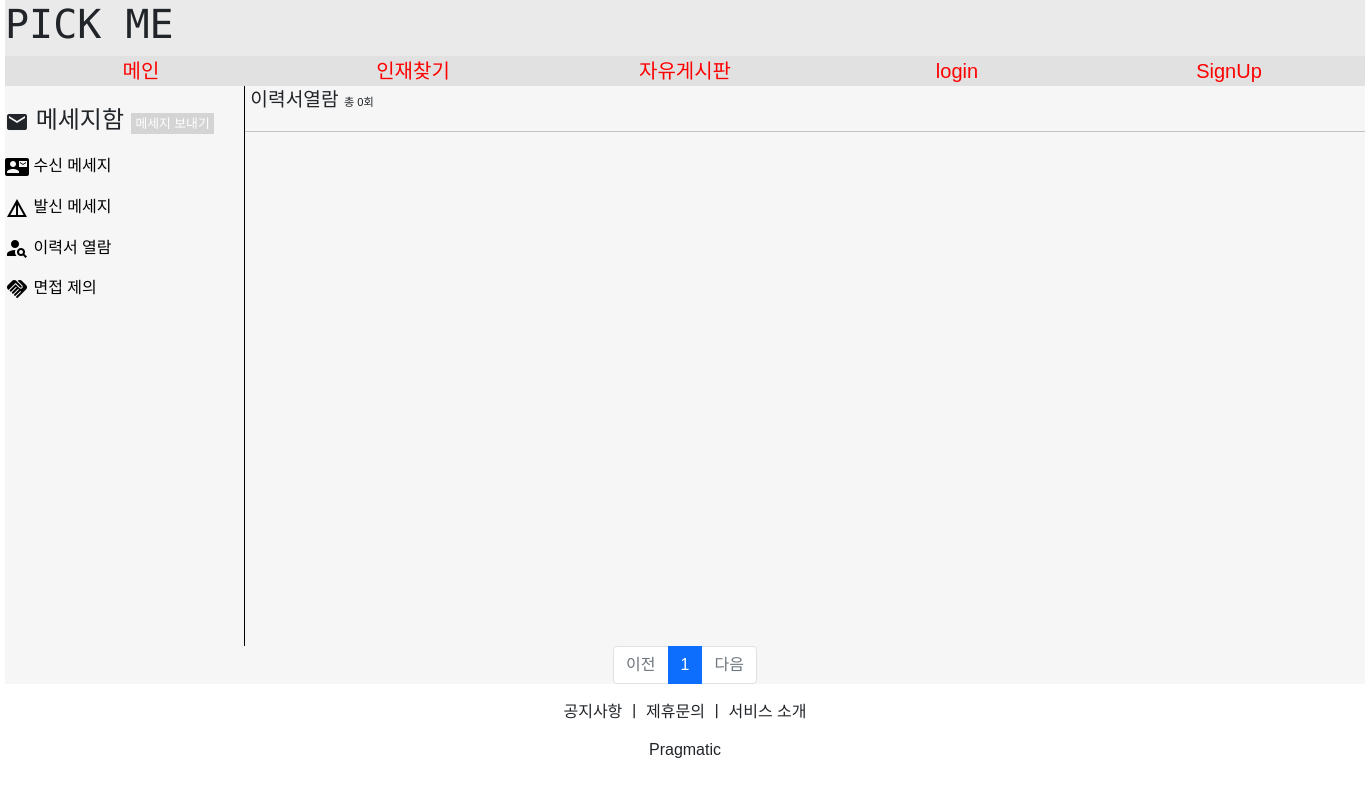
Page /message/message_search/1 on the earlier database version.
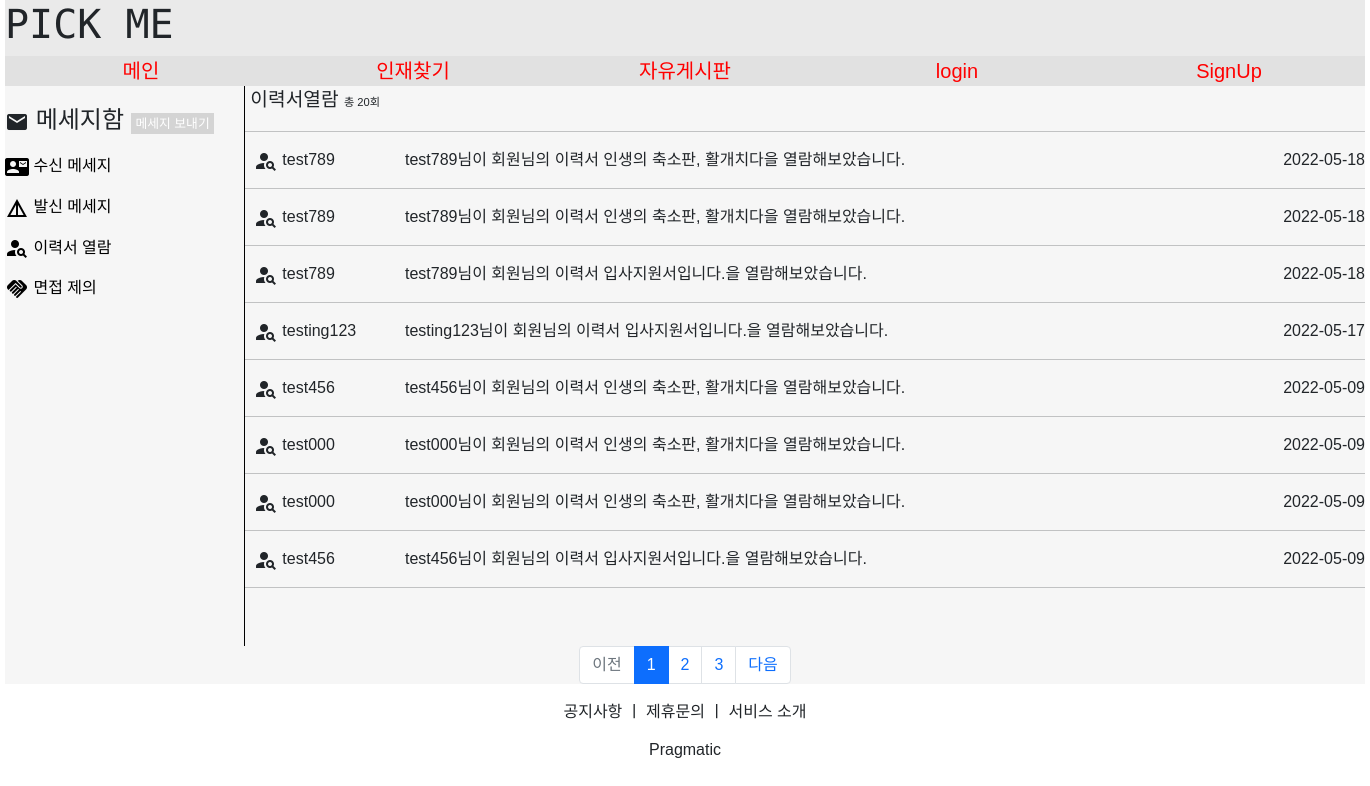
Same page on the later database version.
### messageapp/models.py (models this page shows)
class Message_Resume_Model(models.Model):
    message_resume_receive = models.ForeignKey(MyUser, on_delete=models.CASCADE, related_name='message_resume_receive')
    message_resume_send = models.ForeignKey(MyUser, on_delete=models.CASCADE, related_name='message_resume_send')
    message_title = models.CharField(max_length=2000)
    message_detail = models.CharField(max_length=2000)
    message_date = models.DateField(auto_now=True)
    message_Time = models.TimeField(auto_now=True)
    message_date_time = models.DateTimeField(auto_now=True)
    message_file = models.FileField(upload_to='message/', null=True, blank=True)

### accountapp/models.py (models this page shows)
class MyUser(AbstractUser):
    nickname = models.CharField(max_length=20, unique=True)
    company_group = models.CharField(max_length=100)
    company_number = models.CharField(max_length=200)
    company_name = models.CharField(max_length=200)
    company_ceo = models.CharField(max_length=100)
    company_logo = models.FileField(upload_to='company_logo/', null=True, blank=True)
    company_phone_number = models.CharField(max_length=100)
    company_paper = models.FileField(upload_to='company_paper/', null=True, blank=True)

### messageapp/views.py (the view)
# urls.py: path('message_search/<int:pk>', views.message_search, name='message_search'),
def message_search(request, pk):
    context = {}
    page = request.GET.get('page', '1')
    user = MyUser.objects.filter(pk=pk)
    for temp_user in user:
        message = Message_Resume_Model.objects.filter(message_resume_receive=temp_user).order_by('-message_date_time')
        count = len(message)
    paginator = Paginator(message, 8)
    page_obj = paginator.get_page(page)
    context['message'] = page_obj
    context['count'] = count
    context['pk'] = pk
    return render(request, 'message_search.html', context)

### messageapp/templates/message_search.html (shortened to what this page needs)
{% extends 'base-message.html' %}
{% block content %}
    {% load static %}
    <link rel="stylesheet" href="{% static 'css/message.css' %}">
    <div class="message_content">
        <div class="message_menu">
            <div class="self_margin"></div>
            <div style="font-size:1.5rem;">
                <i style="vertical-align:middle;" class="material-icons">mail</i>
                메세지함
                <a href="{% url 'messageapp:message_write' pk=pk %}">
                    <span class="message_push">메세지 보내기</span>
                </a>
            </div>
            <div>
                <a href="{% url 'messageapp:message_content' pk=pk %}">
                    <i style="vertical-align:middle;" class="material-icons">contact_mail</i>
                    수신 메세지
                </a>
                <a href="{% url 'messageapp:message_send' pk=pk %}">
                    <i style="vertical-align:middle;" class="material-icons">details</i>
                    발신 메세지
                </a>
                <a href="{% url 'messageapp:message_search' pk=pk %}">
                    <i style="vertical-align:middle;" class="material-icons">person_search</i>
                    이력서 열람
                </a>
                <a href="{% url 'messageapp:message_propose' pk=pk %}">
                    <i style="vertical-align:middle;" class="material-icons">handshake</i>
                    면접 제의
                </a>
            </div>
        </div>
        <div class="message_list">
            <div style="font-size:1.2rem;">
                &nbsp;이력서열람
                <span style="font-size:0.7rem;">총 {{ count }}회</span>
            </div>
            <hr>
            {% for list in message %}
                <div class="message_main">
                    <div style="width:10rem; height:1.5rem; overflow:hidden; text-overflow:ellipsis;">
                        <i style="vertical-align:middle;" class="material-icons">person_search</i>
                        {{ list.message_resume_send }}
                    </div>
                    <div style="width:50rem; height:1.5rem; overflow:hidden; text-overflow:ellipsis;">
                        {{ list.message_detail }}
                    </div>
                    <div style="width:10rem; height:1.5rem; overflow:hidden; text-overflow:ellipsis; display:flex;">
                        <div style="margin-left:auto;">
                            {{ list.message_date_time|date:"Y-m-d" }}
                        </div>
                    </div>
                </div>
                <hr>
            {% endfor %}
        </div>
    </div>
    <ul class="pagination justify-content-center">
        {% if message.has_previous %}
            <li class="page-item">
                <a class="page-link" href="?page={{ message.previous_page_number }}">이전</a>
            </li>
        {% else %}
            <li class="page-item disabled">
                <a class="page-link" tabindex="-1" aria-disabled="true" href="#">이전</a>
            </li>
        {% endif %}
        {% for page_number in message.paginator.page_range %}
            {% if page_number >= message.number|add:-5 and page_number <= message.number|add:5 %}
                {% if page_number == message.number %}
                    <li class="page-item active" aria-current="page">
                        <a class="page-link" href="?page={{ page_number }}">{{ page_number }}</a>
                    </li>
                {% else %}
                    <li class="page-item">
                        <a class="page-link" href="?page={{ page_number }}">{{ page_number }}</a>
                    </li>
                {% endif %}
            {% endif %}
        {% endfor %}
        {% if message.has_next %}
            <li class="page-item">
                <a class="page-link" href="?page={{ message.next_page_number }}">다음</a>
            </li>
        {% else %}
            <li class="page-item disabled">
                <a class="page-link" tabindex="-1" aria-disabled="true" href="#">다음</a>
            </li>
        {% endif %}
    </ul>
{% endblock %}

Differences in the rows shown:
added Message_Resume_Model: message_resume_send "test789", message_detail "test789님이 회원님의 이력서 인생의 축소판, 활개치다을 열람해보았습니다.", message_date_time "2022-05-18"
added Message_Resume_Model: message_resume_send "test789", message_detail "test789님이 회원님의 이력서 인생의 축소판, 활개치다을 열람해보았습니다.", message_date_time "2022-05-18"
added Message_Resume_Model: message_resume_send "test789", message_detail "test789님이 회원님의 이력서 입사지원서입니다.을 열람해보았습니다.", message_date_time "2022-05-18"
added Message_Resume_Model: message_resume_send "testing123", message_detail "testing123님이 회원님의 이력서 입사지원서입니다.을 열람해보았습니다.", message_date_time "2022-05-17"
added Message_Resume_Model: message_resume_send "test456", message_detail "test456님이 회원님의 이력서 인생의 축소판, 활개치다을 열람해보았습니다.", message_date_time "2022-05-09"
added Message_Resume_Model: message_resume_send "test000", message_detail "test000님이 회원님의 이력서 인생의 축소판, 활개치다을 열람해보았습니다.", message_date_time "2022-05-09"
added Message_Resume_Model: message_resume_send "test000", message_detail "test000님이 회원님의 이력서 인생의 축소판, 활개치다을 열람해보았습니다.", message_date_time "2022-05-09"
added Message_Resume_Model: message_resume_send "test456", message_detail "test456님이 회원님의 이력서 입사지원서입니다.을 열람해보았습니다.", message_date_time "2022-05-09"
Other differences:
{{ count }}: "0" → "20"
new list line: "2"
new list line: "3"
